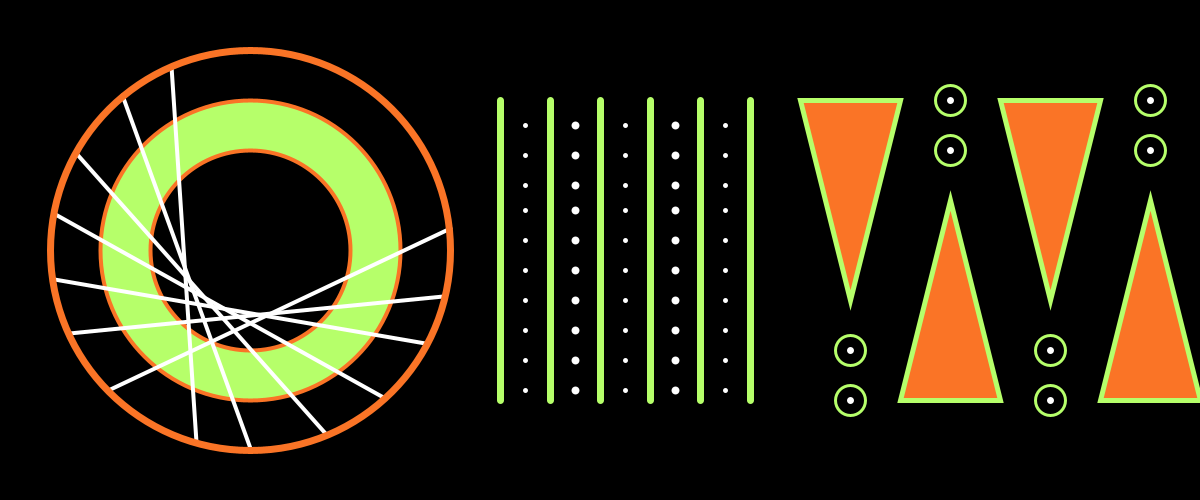
Frame 1 (no input)
Frame 60 (the mouse pressed at the canvas centre just before this capture): identical to frame 1, image omitted
Frame 120 (the mouse held since frame 60 and released just before this capture): identical to frame 1, image omitted

The Processing sketch that drew this single still picture (run headless with seeded random() and noise(); from frame 60 on, the mouse is pressed at the canvas centre):

// Processing sketch: flomars05t00
// ── flomars05t00.pde
//Universidad del Desarrollo
//Facultad de Diseño
//Diseño Digital
//6to semestre
//Expresión Digital II
//Florencia Martínez V.


float x, y, z, a, b, c, d, e, f, x1, x2, x3, x4, x5, x6, x7, x8; //se declaran las variables
color verde; //se declara variable de color verde
color naranjo; //se declara variable de color naranjo
color blanco; //se declara variable de color blanco
color negro; //se declara variable de color negro
color azul; //se declara variable de color azul
color amarillo; //se declara variable de color amarillo
boolean n, m, j, k; //se declara la variable boolean


void setup(){ //Comienza ámbito de setup
  size(1200, 500); //tamaño de canvas
  naranjo = color(#FA7426); //inicialización de la variable color naranjo
  verde = color(#B6FF6A); //inicialización de la variable color verde
  blanco = color(#FFFFFF); //inicialización de la variable color blanco
  negro = color(#000000); //inicialización de la variable color negro
  azul = color(#0044FA); //inicialización de la variable color azul
  amarillo = color(#F9FA00); //inicialización de la variable color amarillo
  x = 250; //inicializacion de la variable x con un valor
  y = 300; //inicializacion de la variable y con un valor
  a = 100; //inicializacion de la variable a con un valor
  b = 400; //inicializacion de la variable b con un valor
  c = 525; //inicializacion de la variable c con un valor
  d = 575; //inicializacion de la variable d con un valor
  e = 625; //inicializacion de la variable e con un valor
  f = 675; //inicializacion de la variable f con un valor
  z = 725; //inicializacion de la variable z con un valor
  x1 = 400; //inicializacion de la variable x1 con un valor
  x2 = 350; //inicializacion de la variable x2 con un valor
  x3 = 100; //inicializacion de la variable x3 con un valor
  x4 = 150; //inicializacion de la variable x4 con un valor
  x5 = 200; //inicializacion de la variable x5 con un valor
  
  n = true; //inicialozacion de la variable n como verdadera
  m = true; //inicialozacion de la variable m como verdadera
  j = true; //inicialozacion de la variable j como verdadera

} //fin ámbito de setup

void draw(){ //inicio ámbito de dibujo
  background(negro); //color de fondo
  circulos(x, y, naranjo, blanco, verde); //funcion 1 
    if (!n) { //si n es falsa...
   circulos(x, y, blanco, naranjo, amarillo); //... la funcion 1 se dibujará con los colores cambiados
}
  lineas(a, b, c, d, e, f, z, verde, blanco); //función 2
    if (!m){ //si m es falsa...
      lineas(a, b, c, d, e, f, z, blanco, azul); //... la funcion se dibujará con los colores cambiados
    }
  triangulos(x1, x2, x3, x4, x5, y, verde, naranjo, blanco); //función 3
    if (!j){ //si j es falsa...
      triangulos(x1, x2, x3, x4, x5, y, blanco, verde, azul); //... la funcion se dibujará con los colores cambiados
    }
 
} //fin ámbito dibujo

void circulos(float x, float y, color naranjo, color blanco, color verde){ //inicio funcion 1
    strokeWeight(4); //grosor de borde de círculo
  stroke(naranjo); //color de borde de círculo
  fill(verde); //color de relleno de círculo
  ellipse(x, x, y, y); //se dibuja el círculo con las propiedades escritas arriba
  strokeWeight(4); //grosor de borde de círculo
  stroke(naranjo); //color de borde de círculo
  fill(negro); //color de relleno de círculo
  ellipse(x, x, 200, 200); //se dibuja el círculo con las propiedades escritas arriba
  stroke(blanco); //color de borde de círculo
  strokeWeight(4); //grosor de borde de círculo
  line(171, 66, 196, 442); //se dibuja una línea
  line(122, 95, 250, 448); //se dibuja una línea
  line(75, 152, 325, 433); //se dibuja una línea
  line(55, 214, 383, 397); //se dibuja una línea
  line(54, 279, 425, 343); //se dibuja una línea
  line(69, 333, 443, 296); //se dibuja una línea
  line(110, 389, 450, 228); //se dibuja una línea
  
  strokeWeight(7); //grosor de borde de círculo
  stroke(naranjo); //color de borde de círculo
  noFill(); //el circulo no tiene relleno
  ellipse(x, x, 400, 400); //se dibuja el círculo con las propiedades escritas arriba


} //fin funcion 1

void lineas(float a, float b, float c, float d, float e, float f, float z, color verde, color blanco){ //inicio funcion 2
  stroke(verde); //color del borde de las lineas siguientes:
  line(500, a, 500, b); //se dibuja una línea
  line(550, a, 550, b); //se dibuja una línea
  line(600, a, 600, b); //se dibuja una línea
  line(650, a, 650, b); //se dibuja una línea
  line(700, a, 700, b); //se dibuja una línea
  line(750, a, 750, b); //se dibuja una línea
  strokeWeight(5); //grosor de los puntos
  stroke(blanco); //color de borde de los puntos 
  point(c, 125); //se dibuja un punto con las caracteristicas anteriores
  point(c, 155); //se dibuja un punto con las caracteristicas anteriores
  point(c, 185); //se dibuja un punto con las caracteristicas anteriores
  point(c, 210); //se dibuja un punto con las caracteristicas anteriores
  point(c, 240); //se dibuja un punto con las caracteristicas anteriores
  point(c, 270); //se dibuja un punto con las caracteristicas anteriores
  point(c, 300); //se dibuja un punto con las caracteristicas anteriores
  point(c, 330); //se dibuja un punto con las caracteristicas anteriores
  point(c, 360); //se dibuja un punto con las caracteristicas anteriores
  point(c, 390); //se dibuja un punto con las caracteristicas anteriores
  strokeWeight(8); //grosor de los puntos
  point(d, 125); //se dibuja un punto con las caracteristicas anteriores
  point(d, 155); //se dibuja un punto con las caracteristicas anteriores
  point(d, 185); //se dibuja un punto con las caracteristicas anteriores
  point(d, 210); //se dibuja un punto con las caracteristicas anteriores
  point(d, 240); //se dibuja un punto con las caracteristicas anteriores
  point(d, 270); //se dibuja un punto con las caracteristicas anteriores
  point(d, 300); //se dibuja un punto con las caracteristicas anteriores
  point(d, 330); //se dibuja un punto con las caracteristicas anteriores
  point(d, 360); //se dibuja un punto con las caracteristicas anteriores
  point(d, 390); //se dibuja un punto con las caracteristicas anteriores
  strokeWeight(5); //grosor de los puntos
  point(e, 125); //se dibuja un punto con las caracteristicas anteriores
  point(e, 155); //se dibuja un punto con las caracteristicas anteriores
  point(e, 185); //se dibuja un punto con las caracteristicas anteriores
  point(e, 210); //se dibuja un punto con las caracteristicas anteriores
  point(e, 240); //se dibuja un punto con las caracteristicas anteriores
  point(e, 270); //se dibuja un punto con las caracteristicas anteriores
  point(e, 300); //se dibuja un punto con las caracteristicas anteriores
  point(e, 330); //se dibuja un punto con las caracteristicas anteriores
  point(e, 360); //se dibuja un punto con las caracteristicas anteriores
  point(e, 390); //se dibuja un punto con las caracteristicas anteriores
   strokeWeight(8); //grosor de los puntos
  point(f, 125); //se dibuja un punto con las caracteristicas anteriores
  point(f, 155); //se dibuja un punto con las caracteristicas anteriores
  point(f, 185); //se dibuja un punto con las caracteristicas anteriores
  point(f, 210); //se dibuja un punto con las caracteristicas anteriores
  point(f, 240); //se dibuja un punto con las caracteristicas anteriores
  point(f, 270); //se dibuja un punto con las caracteristicas anteriores
  point(f, 300); //se dibuja un punto con las caracteristicas anteriores
  point(f, 330); //se dibuja un punto con las caracteristicas anteriores
  point(f, 360); //se dibuja un punto con las caracteristicas anteriores
  point(f, 390); //se dibuja un punto con las caracteristicas anteriores
   strokeWeight(5); //grosor de los puntos
  point(z, 125); //se dibuja un punto con las caracteristicas anteriores
  point(z, 155); //se dibuja un punto con las caracteristicas anteriores
  point(z, 185); //se dibuja un punto con las caracteristicas anteriores
  point(z, 210); //se dibuja un punto con las caracteristicas anteriores
  point(z, 240); //se dibuja un punto con las caracteristicas anteriores
  point(z, 270); //se dibuja un punto con las caracteristicas anteriores
  point(z, 300); //se dibuja un punto con las caracteristicas anteriores
  point(z, 330); //se dibuja un punto con las caracteristicas anteriores
  point(z, 360); //se dibuja un punto con las caracteristicas anteriores
  point(z, 390); //se dibuja un punto con las caracteristicas anteriores

} //fin funcion 2

void triangulos(float x1, float x2, float x3, float x4, float x5, float y, color verde, color naranjo, color blanco){ //inicio funcion 3
  stroke(verde); //color del borde del triangulo
  fill(naranjo); //relleno del borde del triangulo
  triangle(800, 100, 900, 100, 850, y); //se dibuja un triangulo con las caracteristicas enteriores
  triangle(900, 400, 1000, 400, 950, x5); //se dibuja un triangulo con las caracteristicas enteriores
  triangle(1000, 100, 1100, 100, 1050, y); //se dibuja un triangulo con las caracteristicas enteriores
  triangle(1100, 400, 1200, 400, 1150, x5); //se dibuja un triangulo con las caracteristicas enteriores
  stroke(blanco); //color del borde de los puntos
  strokeWeight(7); //grosor del borde de los puntos
  point(850, x1); //se dibuja un punto con las caracteristicas anteriores
  point(850, x2); //se dibuja un punto con las caracteristicas anteriores
  point(950, x3); //se dibuja un punto con las caracteristicas anteriores
  point(950, x4); //se dibuja un punto con las caracteristicas anteriores
  point(1050, x1); //se dibuja un punto con las caracteristicas anteriores
  point(1050, x2); //se dibuja un punto con las caracteristicas anteriores
  point(1150, x3); //se dibuja un punto con las caracteristicas anteriores
  point(1150, x4); //se dibuja un punto con las caracteristicas anteriores
  strokeWeight(3); //grosor de los circulos
  stroke(verde); // color del borde de los circulos
  noFill(); //los circulos no tienen relleno
  ellipse(850, x1, 30, 30); //se dibujan los circulos con las caracteristicas anteriores
  ellipse(850, x2, 30, 30); //se dibujan los circulos con las caracteristicas anteriores
  ellipse(950, x3, 30, 30); //se dibujan los circulos con las caracteristicas anteriores
  ellipse(950, x4, 30, 30); //se dibujan los circulos con las caracteristicas anteriores
  ellipse(1050, x1, 30, 30); //se dibujan los circulos con las caracteristicas anteriores
  ellipse(1050, x2, 30, 30); //se dibujan los circulos con las caracteristicas anteriores
  ellipse(1150, x3, 30, 30); //se dibujan los circulos con las caracteristicas anteriores
  ellipse(1150, x4, 30, 30); //se dibujan los circulos con las caracteristicas anteriores

} //fin funcion 3

void keyPressed(){ //inicio ámbito de presión de teclas
  if (key == 'n') { //si se apreta la tecla n...
    n = (!n); //... entonces la variable n que era verdadera se volverá falsa
  }
  if (key == 'm'){  //si se apreta la tecla m...
    m = (!m); //... entonces la variable m que era verdadera se volverá falsa
  }
  if (key == 'j'){ //si se apreta la tecla j...
    j = (!j); //... entonces la variable j que era verdadera se volverá falsa
  }
} //fin ámbitode presión de teclas
